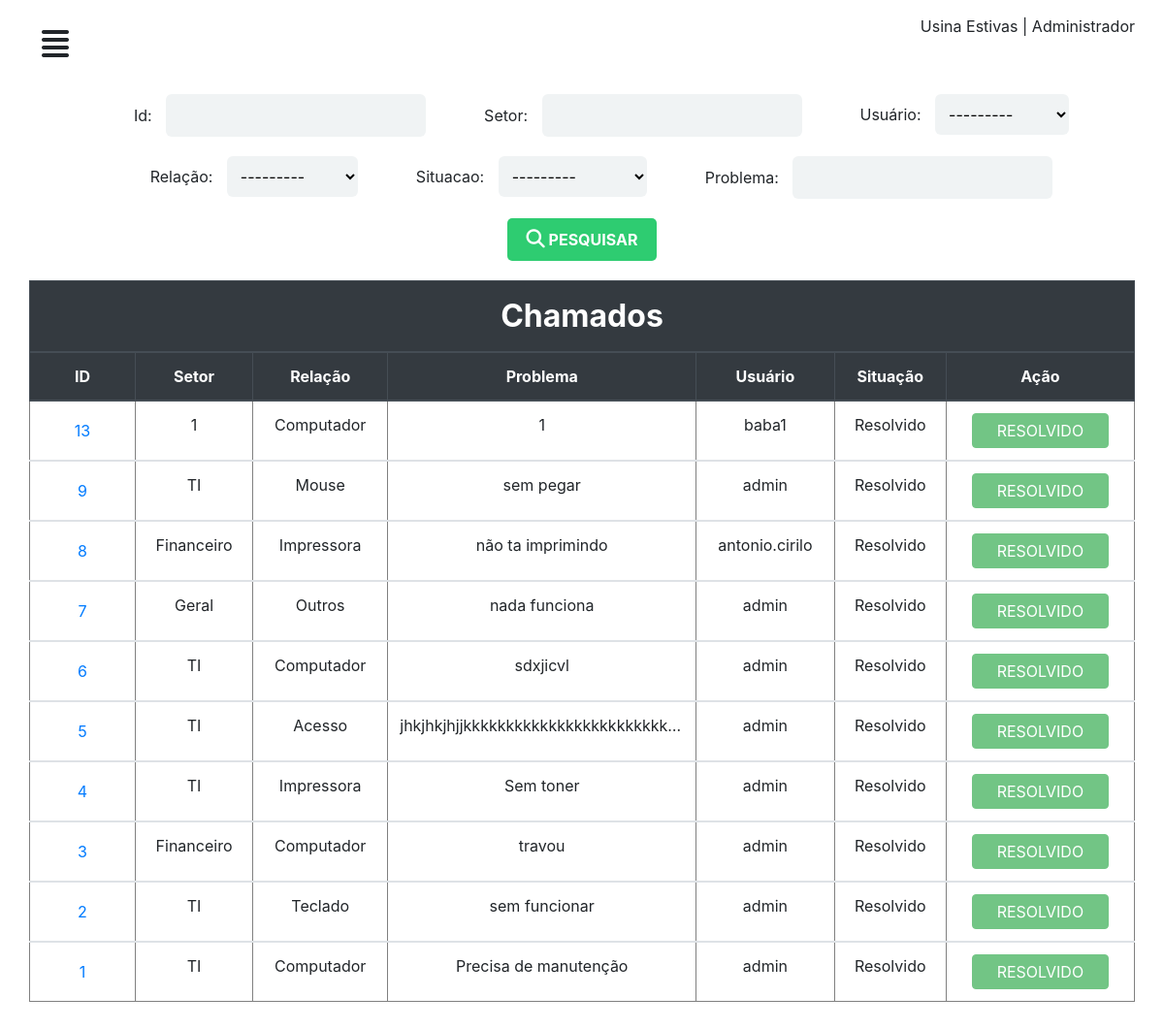
Page /perfil/chamados/ (signed in) on the earlier database version.
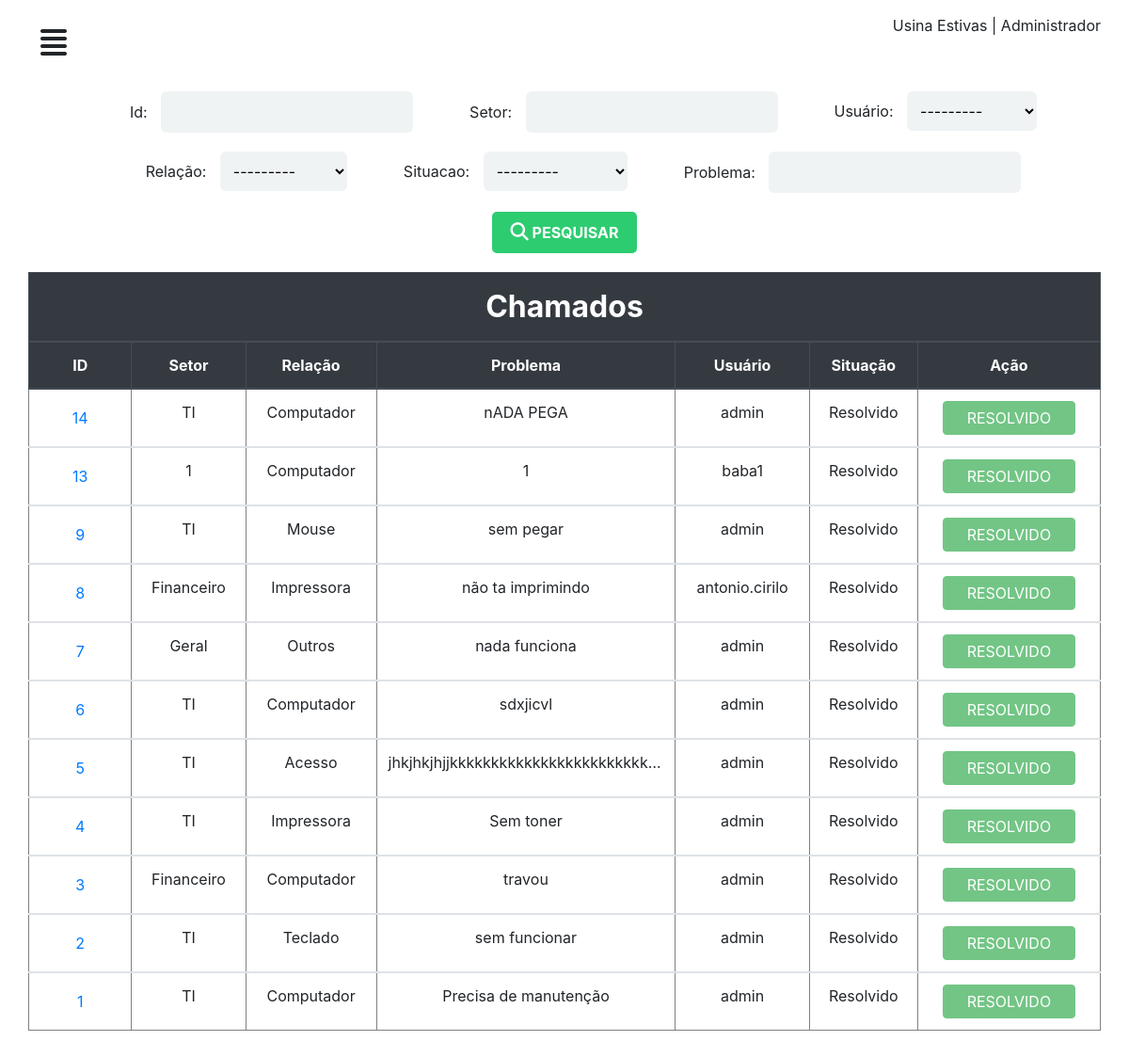
Same page on the later database version.
### chamados/models.py (models this page shows)
class Chamado(models.Model):
	setor = models.CharField('Setor', max_length=50)
	problema = models.TextField('problema')
	user = models.ForeignKey(CustomUser, on_delete=models.CASCADE)
	relacao = models.ForeignKey(ProblemaRelacionado, on_delete=models.CASCADE)
	situacao = models.ForeignKey(Situacao, on_delete=models.CASCADE, default=1)
	comentario = models.TextField('comentario', null=True)
	datahora_aberto = models.DateTimeField('datahora_aberto', null=True)
	datahora_fechado = models.DateTimeField('datahora_fechado', null=True)

class ProblemaRelacionado(models.Model):
	relacao = models.CharField('problema relacionado', max_length=50)
	def __str__(self):
		return self.relacao

class CustomUser (AbstractUser):
	matricula = models.CharField('matricula', max_length=11)
	apelido = models.CharField('apelido', max_length=50)
	def __str__(self):
		return self.username

class Situacao(models.Model):
	situ = models.CharField('situacao', max_length=100)
	def __str__(self):
		return self.situ

### chamados/views.py (the view)
# urls.py: path('perfil/chamados/', adminchamados, name="adminchamados"),
@login_required
def adminchamados(request):
	chamado = Chamado.objects.all().order_by('-id')
	meufiltro = FiltroChamado(request.GET, queryset=chamado)
	contexto = {
	'filtro': meufiltro
	}
	return render(request, 'admin/admin-chamados.html', contexto)

### chamados/templates/admin/admin-chamados.html (shortened to what this page needs)
{% extends "dashboard/baseperfil.html" %}
{% load static %}
{% block title %}
<link rel="stylesheet" href="{% static 'css/adminchamados.css' %}">
{% endblock%}
{% block conteudo %}
<form method="get">
	<div><span>Id:</span> {{filtro.form.id}}</div>
	<div><span>Setor:</span> {{filtro.form.setor}}</div>
	<div><span>Usuário:</span> {{filtro.form.user}}</div>
	<div><span>Relação:</span> {{filtro.form.relacao}}</div>
	<div><span>Situacao:</span> {{filtro.form.situacao}}</div>
	<div><span>Problema:</span> {{filtro.form.problema}}</div>
	<div class="btnSubmit">
		<button class="btnSubmit--btn" type="submit"><i class="fas fa-search"></i> pesquisar</button>
	</div>
</form>
<div class="table-responsive">
	<table class="table" border="1">
		<thead class="thead-dark">
			<tr>
				<th class="title-table" colspan="7">Chamados</th>
			</tr>
			<tr>
				<th>ID</th>
				<th>Setor</th>
				<th>Relação</th>
				<th>Problema</th>
				<th>Usuário</th>
				<th>Situação</th>
				<th>Ação</th>
			</tr>
		</thead>
		{% for chamado in filtro.qs %}
		<tbody>
			<tr>
				<td><button type="button" class="btn btn-link" data-toggle="modal" data-target="#chamado-{{chamado.id}}">
					{{chamado.id}}
				</button></td>
				<td>{{chamado.setor}}</td>
				<td>{{chamado.relacao}}</td>
				<td>{{chamado.problema}}</td>
				<td>{{chamado.user}}</td>
				<td>{{chamado.situacao}}</td>
				<td>{% if chamado.situacao.id == 1 %} <a href="{% url 'resolverchamado' chamado.id %}" class="btn btn-primary">Resolver</a> {% elif chamado.situacao.id == 2 %} <a href="{% url 'comentario' chamado.id %}" class="btn btn-warning">+</a>  <a href="{% url 'resolvidochamado' chamado.id %}" class="btn btn-success">Resolvido</a> {% else %} <button class="btn btn-success" disabled="">Resolvido </button>{% endif %}</td>
			</tr>
		</tbody>
		{% empty %}
		<tr>Nada cadastrado</tr>
		{% endfor %}
	</table>
</div>
{% endblock %}

Differences in the rows shown:
added Chamado: id "14", setor "TI", relacao "Computador", problema "nADA PEGA", user "admin", situacao "Resolvido", shows "RESOLVIDO"
